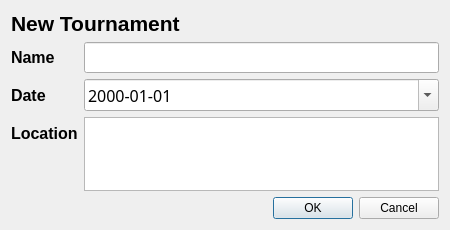
<?xml version="1.0" encoding="UTF-8"?>
<ui version="4.0">
 <class>NewTournamentDialog</class>
 <widget class="QDialog" name="NewTournamentDialog">
  <property name="geometry">
   <rect>
    <x>0</x>
    <y>0</y>
    <width>450</width>
    <height>230</height>
   </rect>
  </property>
  <property name="sizePolicy">
   <sizepolicy hsizetype="Fixed" vsizetype="Fixed">
    <horstretch>0</horstretch>
    <verstretch>0</verstretch>
   </sizepolicy>
  </property>
  <property name="minimumSize">
   <size>
    <width>450</width>
    <height>230</height>
   </size>
  </property>
  <property name="maximumSize">
   <size>
    <width>450</width>
    <height>230</height>
   </size>
  </property>
  <property name="windowTitle">
   <string>Dialog</string>
  </property>
  <property name="modal">
   <bool>true</bool>
  </property>
  <layout class="QVBoxLayout" name="verticalLayout">
   <item>
    <widget class="QLabel" name="DialogTitel">
     <property name="font">
      <font>
       <family>Arial</family>
       <pointsize>16</pointsize>
       <weight>75</weight>
       <bold>true</bold>
      </font>
     </property>
     <property name="text">
      <string>New Tournament</string>
     </property>
    </widget>
   </item>
   <item>
    <layout class="QFormLayout" name="formLayout">
     <property name="fieldGrowthPolicy">
      <enum>QFormLayout::AllNonFixedFieldsGrow</enum>
     </property>
     <item row="0" column="0">
      <widget class="QLabel" name="TournamentNameLabel">
       <property name="enabled">
        <bool>true</bool>
       </property>
       <property name="sizePolicy">
        <sizepolicy hsizetype="Fixed" vsizetype="Preferred">
         <horstretch>0</horstretch>
         <verstretch>0</verstretch>
        </sizepolicy>
       </property>
       <property name="baseSize">
        <size>
         <width>100</width>
         <height>0</height>
        </size>
       </property>
       <property name="font">
        <font>
         <family>Arial</family>
         <pointsize>12</pointsize>
         <weight>75</weight>
         <bold>true</bold>
        </font>
       </property>
       <property name="text">
        <string>Name</string>
       </property>
      </widget>
     </item>
     <item row="0" column="1">
      <widget class="QLineEdit" name="TournamentNameEdit">
       <property name="font">
        <font>
         <family>Sans Serif</family>
         <pointsize>12</pointsize>
         <weight>50</weight>
         <italic>false</italic>
         <bold>false</bold>
        </font>
       </property>
       <property name="inputMethodHints">
        <set>Qt::ImhPreferLatin</set>
       </property>
       <property name="inputMask">
        <string notr="true"/>
       </property>
       <property name="clearButtonEnabled">
        <bool>true</bool>
       </property>
      </widget>
     </item>
     <item row="1" column="0">
      <widget class="QLabel" name="TournamentDateLabel">
       <property name="font">
        <font>
         <family>Arial</family>
         <pointsize>12</pointsize>
         <weight>75</weight>
         <bold>true</bold>
        </font>
       </property>
       <property name="text">
        <string>Date</string>
       </property>
      </widget>
     </item>
     <item row="1" column="1">
      <widget class="QDateEdit" name="TournamentDateEdit">
       <property name="font">
        <font>
         <family>Sans Serif</family>
         <pointsize>12</pointsize>
         <weight>50</weight>
         <bold>false</bold>
        </font>
       </property>
       <property name="inputMethodHints">
        <set>Qt::ImhDate</set>
       </property>
       <property name="dateTime">
        <datetime>
         <hour>0</hour>
         <minute>0</minute>
         <second>0</second>
         <year>2000</year>
         <month>1</month>
         <day>1</day>
        </datetime>
       </property>
       <property name="displayFormat">
        <string>yyyy-MM-dd</string>
       </property>
       <property name="calendarPopup">
        <bool>true</bool>
       </property>
      </widget>
     </item>
     <item row="2" column="0">
      <widget class="QLabel" name="TournamentLocationLab">
       <property name="font">
        <font>
         <family>Arial</family>
         <pointsize>12</pointsize>
         <weight>75</weight>
         <bold>true</bold>
        </font>
       </property>
       <property name="text">
        <string>Location</string>
       </property>
      </widget>
     </item>
     <item row="2" column="1">
      <widget class="QTextEdit" name="TournamentLocationEdit">
       <property name="font">
        <font>
         <family>Sans Serif</family>
         <pointsize>12</pointsize>
         <weight>50</weight>
         <bold>false</bold>
        </font>
       </property>
       <property name="inputMethodHints">
        <set>Qt::ImhMultiLine|Qt::ImhPreferLatin</set>
       </property>
       <property name="documentTitle">
        <string notr="true"/>
       </property>
       <property name="lineWrapMode">
        <enum>QTextEdit::NoWrap</enum>
       </property>
       <property name="html">
        <string notr="true">&lt;!DOCTYPE HTML PUBLIC &quot;-//W3C//DTD HTML 4.0//EN&quot; &quot;http://www.w3.org/TR/REC-html40/strict.dtd&quot;&gt;
&lt;html&gt;&lt;head&gt;&lt;meta name=&quot;qrichtext&quot; content=&quot;1&quot; /&gt;&lt;style type=&quot;text/css&quot;&gt;
p, li { white-space: pre-wrap; }
&lt;/style&gt;&lt;/head&gt;&lt;body style=&quot; font-family:'Sans Serif'; font-size:12pt; font-weight:400; font-style:normal;&quot;&gt;
&lt;p style=&quot;-qt-paragraph-type:empty; margin-top:0px; margin-bottom:0px; margin-left:0px; margin-right:0px; -qt-block-indent:0; text-indent:0px;&quot;&gt;&lt;br /&gt;&lt;/p&gt;&lt;/body&gt;&lt;/html&gt;</string>
       </property>
       <property name="acceptRichText">
        <bool>false</bool>
       </property>
      </widget>
     </item>
    </layout>
   </item>
   <item>
    <layout class="QHBoxLayout" name="horizontalLayout">
     <item>
      <spacer name="horizontalSpacer">
       <property name="orientation">
        <enum>Qt::Horizontal</enum>
       </property>
       <property name="sizeHint" stdset="0">
        <size>
         <width>40</width>
         <height>20</height>
        </size>
       </property>
      </spacer>
     </item>
     <item>
      <widget class="QDialogButtonBox" name="createButton">
       <property name="sizePolicy">
        <sizepolicy hsizetype="Minimum" vsizetype="Fixed">
         <horstretch>0</horstretch>
         <verstretch>0</verstretch>
        </sizepolicy>
       </property>
       <property name="orientation">
        <enum>Qt::Horizontal</enum>
       </property>
       <property name="standardButtons">
        <set>QDialogButtonBox::Cancel|QDialogButtonBox::Ok</set>
       </property>
      </widget>
     </item>
    </layout>
   </item>
  </layout>
 </widget>
 <tabstops>
  <tabstop>TournamentNameEdit</tabstop>
  <tabstop>TournamentDateEdit</tabstop>
  <tabstop>TournamentLocationEdit</tabstop>
  <tabstop>createButton</tabstop>
 </tabstops>
 <resources/>
 <connections>
  <connection>
   <sender>createButton</sender>
   <signal>rejected()</signal>
   <receiver>NewTournamentDialog</receiver>
   <slot>reject()</slot>
   <hints>
    <hint type="sourcelabel">
     <x>316</x>
     <y>260</y>
    </hint>
    <hint type="destinationlabel">
     <x>286</x>
     <y>274</y>
    </hint>
   </hints>
  </connection>
  <connection>
   <sender>createButton</sender>
   <signal>accepted()</signal>
   <receiver>NewTournamentDialog</receiver>
   <slot>accept()</slot>
   <hints>
    <hint type="sourcelabel">
     <x>248</x>
     <y>254</y>
    </hint>
    <hint type="destinationlabel">
     <x>157</x>
     <y>274</y>
    </hint>
   </hints>
  </connection>
 </connections>
</ui>
